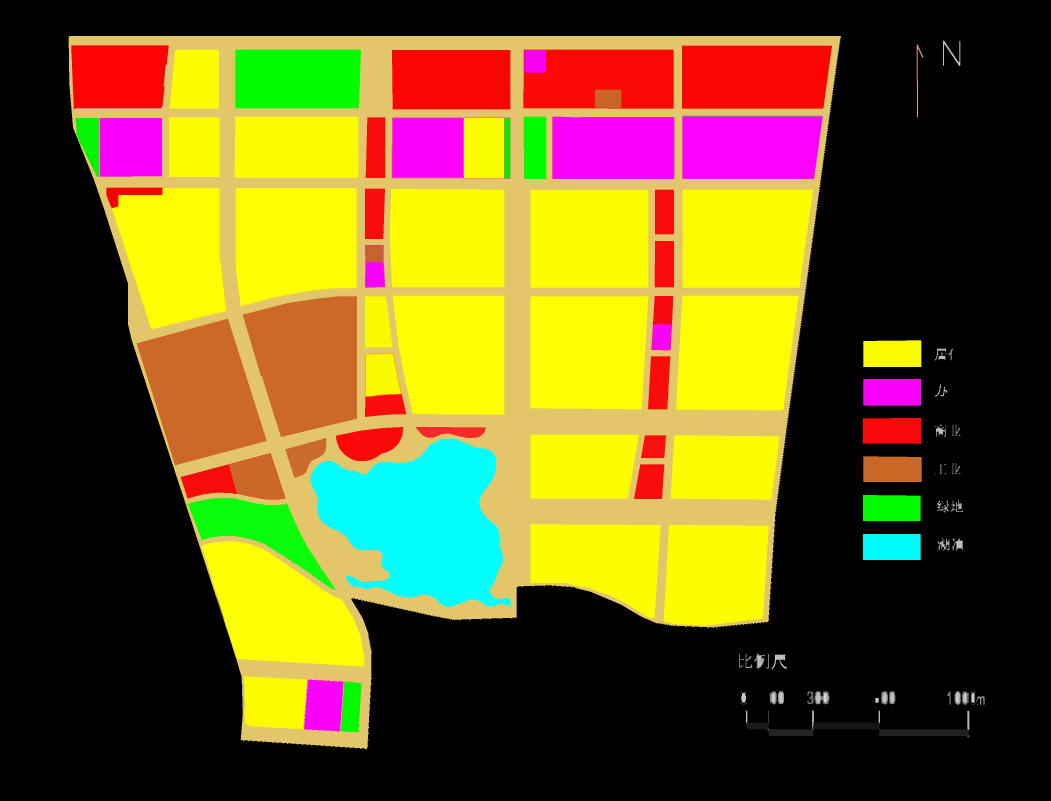
#> input picture opencv_tutorial/contour-hierarchy/data_hierarchy2.png, 3151 x 2401 px (shown at 1/3 size)
$ jupyter execute contour-hierachy-bgr.ipynb
#> lines starting #> are read from the running program, lines starting #| are printed output that depends on the picture; after the words box and inside, x2 and y2 are one past the last pixel; in counts of white or black regions, pixels touching at a corner belong together
[cell 1]
import numpy as np
import cv2 as cv
import json

"""缩小图像,方便看效果
resize会损失像素，造成边缘像素模糊，不要再用于计算的原图上使用
"""
# [5 lines left out: function resizeImg, not called in this run]

"""找出ROI，用于分割原图
原图有四块区域，一个是地块区域，一个是颜色示例区域，一个距离标尺区域，一个南北方向区域
理论上倒排后的最大轮廓的是地块区域
"""
def findROIContours(src):
    copy = src.copy()
    gray = cv.cvtColor(copy, cv.COLOR_BGR2GRAY)
    # cv.imshow("gray", gray)

    # 低于thresh都变为黑色，maxval是给binary用的
    # 白底 254, 255 黑底 0, 255
    threshold = cv.threshold(gray, 0, 255, cv.THRESH_BINARY)[1]
    # cv.imshow("threshold", threshold)
    contours, hierarchy = cv.findContours(threshold, cv.RETR_EXTERNAL, cv.CHAIN_APPROX_SIMPLE)
    sortedCnts = sorted(contours, key = cv.contourArea, reverse=True)
    # cv.drawContours(copy, [maxCnt], -1, (255, 0, 0), 2)
    # cv.imshow("roi contours", copy)
    return sortedCnts


"""按照mask，截取roi
"""
def getROIByContour(src, cnt):
    copy = src.copy()
    # black background
    mask = np.zeros(copy.shape[:2], np.uint8)
    mask = cv.fillConvexPoly(mask, cnt, (255,255,255))
#     cv.imshow("mask", resizeImg(mask))
    # print(mask.shape)
    # print(copy.dtype)
    roi = cv.bitwise_and(copy, copy, mask=mask)
    # cv.imshow("roi", roi)

    # white background for none roi and fill the roi's backgroud
    mask = cv.bitwise_not(mask)
    whiteBg = np.full(copy.shape[:2], 255, dtype=np.uint8)
    whiteBg = cv.bitwise_and(whiteBg, whiteBg, mask=mask)
    whiteBg = cv.merge((whiteBg,whiteBg,whiteBg))
#     cv.imshow("whiteBg", resizeImg(whiteBg))

    roiWithAllWhite = cv.bitwise_or(roi, whiteBg)
    return roiWithAllWhite


"""找出所有的地块轮廓
"""
def findAllBlockContours(src):
    copy = src.copy()
    contours = findExternalContours(copy)
    return contours


"""找出颜色示例里的颜色BGR
根据限定长，高，比例来过滤出实例颜色区域
"""
def findBGRColors(cnts):
    W_RANGE = [170,180]
    H_RANGE = [75, 85]
    RATIO_RANGE = [0.40, 0.50]
    colors = []

    # TODO 如果可以知道颜色示例的个数可以提前统计退出循环
    for cnt in cnts:
        x,y,w,h = cv.boundingRect(cnt)
        ratio = round(h/w, 2)

        if ratio > RATIO_RANGE[0] and ratio < RATIO_RANGE[1] \
            and w > W_RANGE[0] and w < W_RANGE[1] \
            and h > H_RANGE[0] and h < H_RANGE[1]:
            # print(ratio,x,y,w,h)
            # 因为，原图色块矩形的周边和mask出来的颜色区都有模糊渐变的线
            # 无法使用cv.mean(colorRegion, meanMask)来计算实际颜色
            # 所以，取矩形的中心点的颜色最为准确
            cx,cy = round(x+w/2), round(y+h/2)
            bgr = img_white_bg[cy, cx]
            # print(bgr)
            colors.append(bgr)

    return colors


# [11 lines left out: function drawnForTest, not called in this run]


"""Find Original Contours
Find Original Contours from source image, we only need external contour.
Args:
    src: source image
Returns:
    Original contours
"""
def findExternalContours(src):
    # 必须是白色背景的图片，如果是黑色背景，将黑色改成白色
#     src[np.where((src == [0,0,0]).all(axis = 2))] = [255,255,255]

    # preprocess, remove noise, a lot noise on the road
    gray = cv.cvtColor(src, cv.COLOR_BGR2GRAY)
    # 测试这里道理有没有必要高斯
#     blur = cv.GaussianBlur(gray, (3,3), 0)

    thresVal = 254
    maxVal = 255
    ret,thresh1 = cv.threshold(gray, thresVal, maxVal, cv.THRESH_BINARY)

    kernel = np.ones((7,7),np.uint8)
    morph = cv.morphologyEx(thresh1, cv.MORPH_CLOSE, kernel)

    # ??threshold怎么计算的？
    edges = cv.Canny(morph,100,200)
    # edges找出来，但是是锯齿状，会在找轮廓时形成很多点，这里加一道拉普拉斯锐化一下
    edges = cv.Laplacian(edges, -1, (3,3))

    contours, hierarchy = cv.findContours(edges, cv.RETR_EXTERNAL, cv.CHAIN_APPROX_SIMPLE)
# [6 lines of commented-out code are left out]
    return contours, hierarchy


"""根据找出的轮廓和层级关系计算地块和色块的父子关系
"""
# [28 lines left out: function getBlockColorTree, not called in this run]


"""使用颜色来分块，并返回所有地块和色块父子关系
debug 只演示前三个地块的识别过程，可以通过debugFrom:debugLen来调整debug开始位置和长度
"""
# [8 lines left out: function findColorRegionsForAllBlocks, not called in this run]

"""根据threshold重新计算BGR的值
"""
# [11 lines left out: function bgrWithThreshold, not called in this run]


"""使用颜色来找出单个地块内的色块
"""
# [62 lines left out: function findColorRegionsForBlock, not called in this run]


# 用于找ROI
img = cv.imread('data_hierarchy2.png')
#> img is the input picture: shape (2401, 3151, 3); mean B, G, R 30.8, 90.7, 106.9
# 用于真实计算，
# 1. 色调区间误差，原图4识别最高，图3识别一般，需要增加threshold到5，
# 2. 间隙与边框误差，色块面积总和与地块面积相差3000左右，应该是线的面积没计算进去
# 3.
img_white_bg = cv.imread('data_hierarchy4.png')
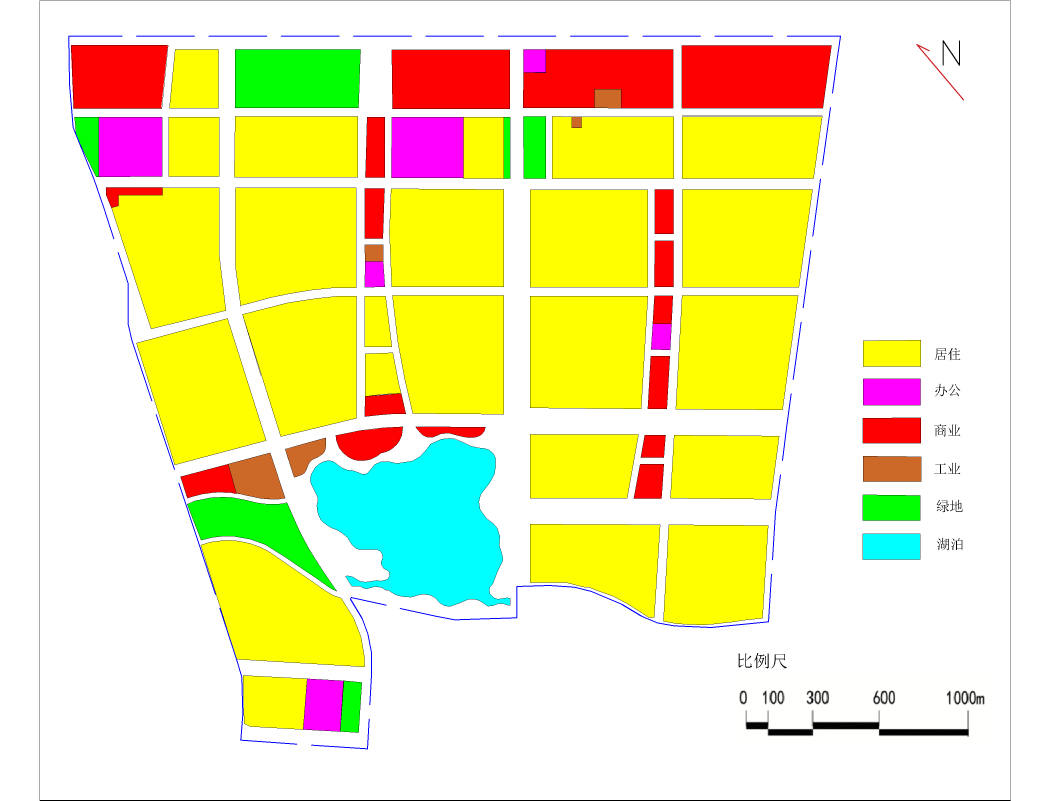
#> input picture opencv_tutorial/contour-hierarchy/data_hierarchy4.png, 3151 x 2401 px (shown at 1/3 size)
#> img_white_bg is the input picture: shape (2401, 3151, 3); mean B, G, R 171.5, 234, 239.1

# 将图片按照轮廓排序，最大的是总地块
# 按照原图中的比例和实际距离来分割图片，参考findBGRColors的计算方式
sortedCnts = findROIContours(img)
#> in findROIContours, `threshold = cv.threshold(gray, 0, 255, cv.THRESH_BINARY)[1]`:
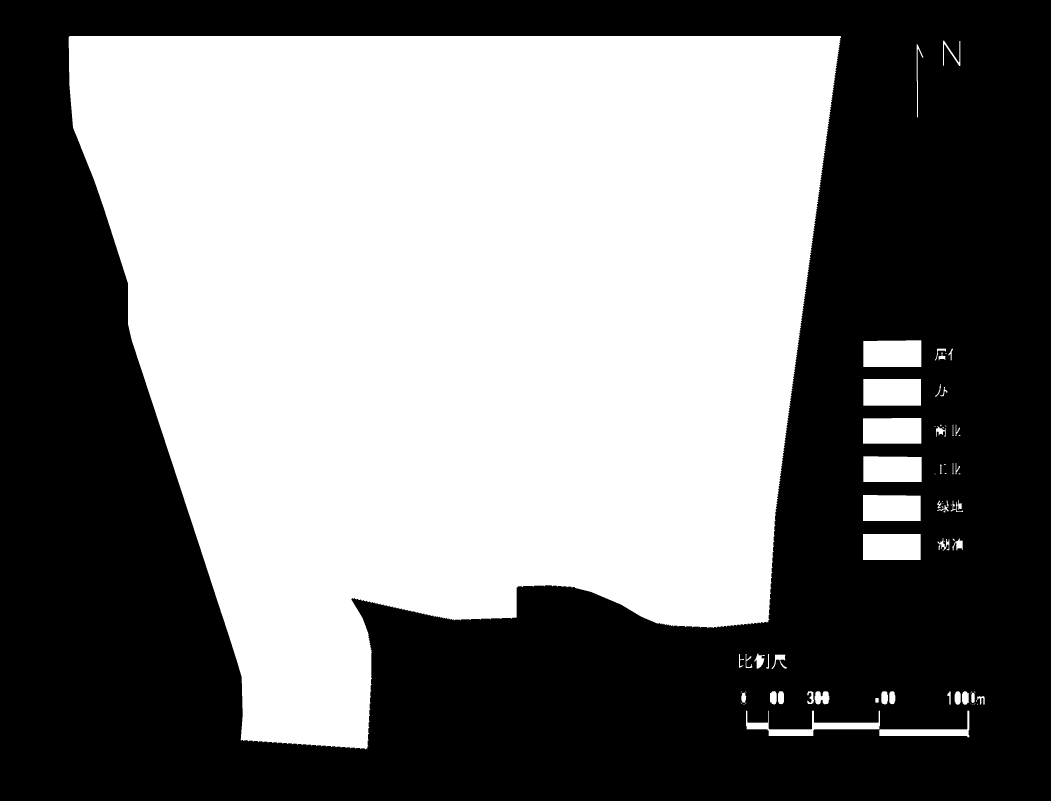
#> threshold: shape (2401, 3151) (shown at 1/3 size); 49.2% white; 77 white regions (31 under 20 px)
#> in findROIContours, `contours, hierarchy = cv.findContours(threshold, cv.RETR_EXTERNAL, cv...`: contours = 77 contours, 32 with area under 20; largest, box (x1, y1, x2, y2) and area: (206, 108, 2523, 2248) 3607018, (2590, 1137, 2763, 1217) 13588, (2590, 1021, 2764, 1101) 13498, (2238, 2132, 2908, 2212) 13474, (2589, 1602, 2762, 1680) 13244
#> in findROIContours, `sortedCnts = sorted(contours, key = cv.contourArea, reverse=True)`: sortedCnts has the same summary as contours
#> sortedCnts has the same summary as contours in findROIContours
# print(len(sortedCnts[2:]))
# drawnForTest(img_white_bg, sortedCnts[3], rect=True)
# print(sortedCnts[3])
print(cv.boundingRect(sortedCnts[3]))
#| (2238, 2132, 670, 80)
print(img_white_bg.shape)
#| (2401, 3151, 3)

# 2401 * 3151
# 670
px_km_scale = 670/1000
area_px = (2401*3151)
area_km2 = (2401*px_km_scale*3151*px_km_scale)
print(area_px/area_km2)
print(1/(px_km_scale*px_km_scale))

# 获取总地块
rootRegion = getROIByContour(img_white_bg, sortedCnts[0])
#> in getROIByContour, `mask = cv.fillConvexPoly(mask, cnt, (255,255,255))`: mask: shape (2401, 3151); 48.5% white; 1 white region, box (x1, y1, x2, y2) and area: (206, 108, 2523, 2248) 3671947
#> in getROIByContour, `roiWithAllWhite = cv.bitwise_or(roi, whiteBg)`:
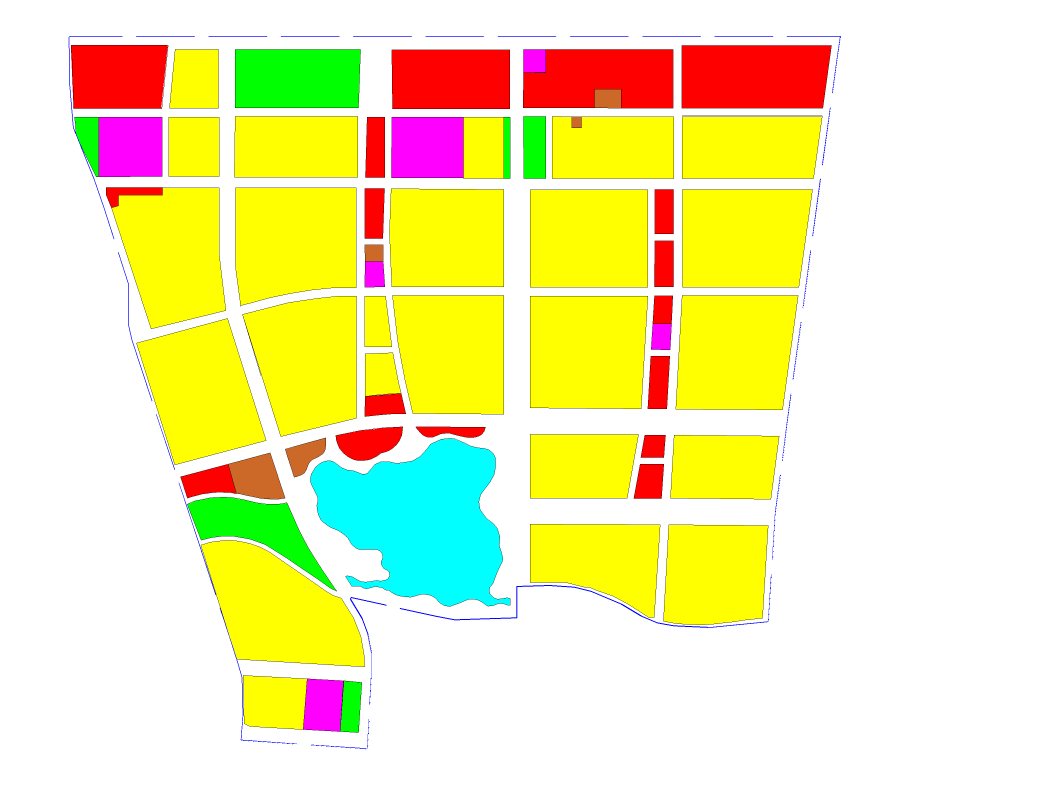
#> roiWithAllWhite: shape (2401, 3151, 3) (shown at 1/3 size); mean B, G, R 174.5, 236.7, 241.5
# cv.imshow("rootRegion", resizeImg(rootRegion))

# 找出色块的颜色
bgrColors = findBGRColors(sortedCnts[1:])
#> the loop in findBGRColors, `for cnt in cnts:` made 76 passes
#> (cnt, x, y, w, h, ratio, cx, cy) on passes 1, 4: ([[2590, 1137], [2590, 1216], [2762, 1216], [2762, 1137]], 2590, 1137, 173, 80, 0.46, 2676, 1177), ([[2589, 1602], [2589, 1679], [2761, 1679], [2761, 1602]], 2589, 1602, 173, 78, 0.45, 2676, 1641)
#> (x, y, w, h, ratio, cx, cy, bgr) on passes 2, 5, 6, 7: (2590, 1021, 174, 80, 0.46, 2677, 1061, [0, 255, 255]), (2589, 1254, 175, 77, 0.44, 2676, 1292, [0, 0, 255]), (2589, 1485, 173, 78, 0.45, 2676, 1524, [0, 255, 0]), (2590, 1369, 175, 77, 0.44, 2678, 1408, [40, 105, 205])
#> after the loop in findBGRColors, `for cnt in cnts:`: colors = [[255, 0, 255], [0, 255, 255], [255, 255, 0], [0, 0, 255], [0, 255, 0], [40, 105, 205]]
#> bgrColors has the same summary as colors in findBGRColors
# print(bgrColors)


# 找出地块
copy = rootRegion.copy()
blockCnts, hierarchy = findAllBlockContours(copy)
#> in findExternalContours, `ret,thresh1 = cv.threshold(gray, thresVal, maxVal, cv.THRESH_BINARY)`:
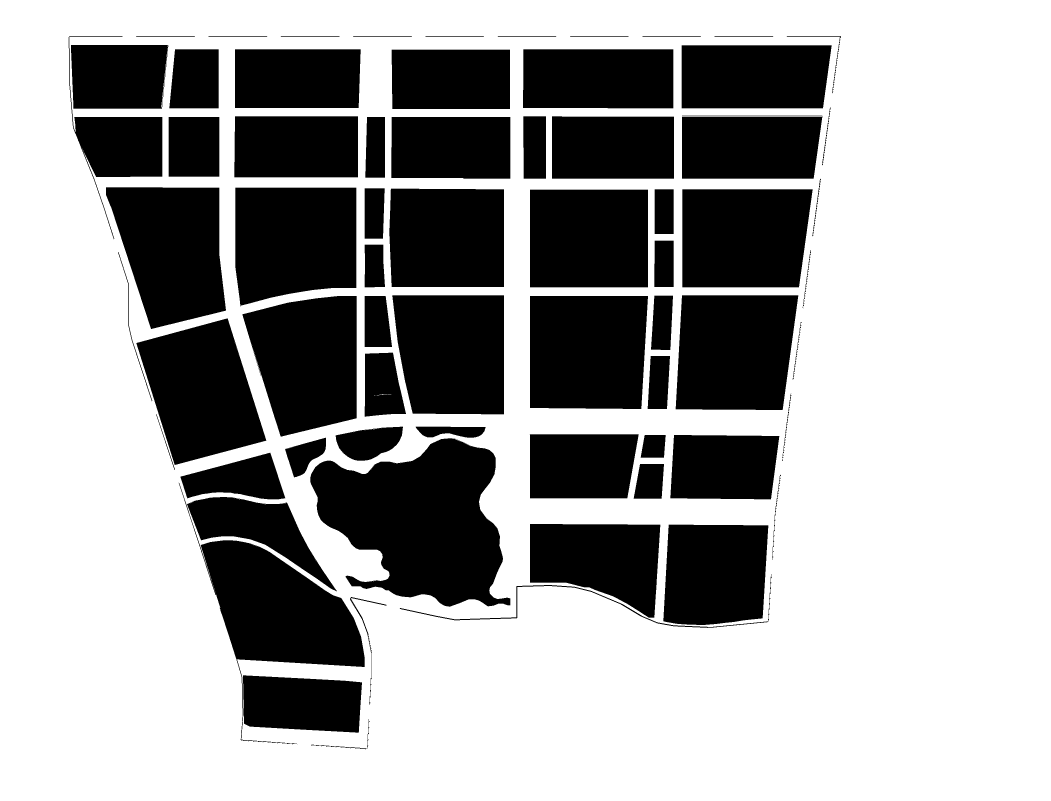
#> thresh1: shape (2401, 3151) (shown at 1/3 size); 64.3% white; 71 black regions (4 under 20 px), largest, box (x1, y1, x2, y2) and area: (931, 1315, 1531, 1820) 193793, (536, 1448, 1094, 2233) 121349, (1590, 888, 1944, 1227) 116115
#> in findExternalContours, `ret,thresh1 = cv.threshold(gray, thresVal, maxVal, cv.THRESH_BINARY)`: ret = 254
#> in findExternalContours, `morph = cv.morphologyEx(thresh1, cv.MORPH_CLOSE, kernel)`: morph: shape (2401, 3151); 64.5% white; 46 black regions, largest, box (x1, y1, x2, y2) and area: (931, 1315, 1531, 1819) 193598, (604, 1621, 1094, 2001) 119874, (1590, 888, 1944, 1227) 116115
#> in findExternalContours, `edges = cv.Canny(morph,100,200)`: edges: shape (2401, 3151); 0.57% white in thin lines or dots, all inside (x1, y1, x2, y2) = (212, 134, 2494, 2198)
#> in findExternalContours, `edges = cv.Laplacian(edges, -1, (3,3))`:
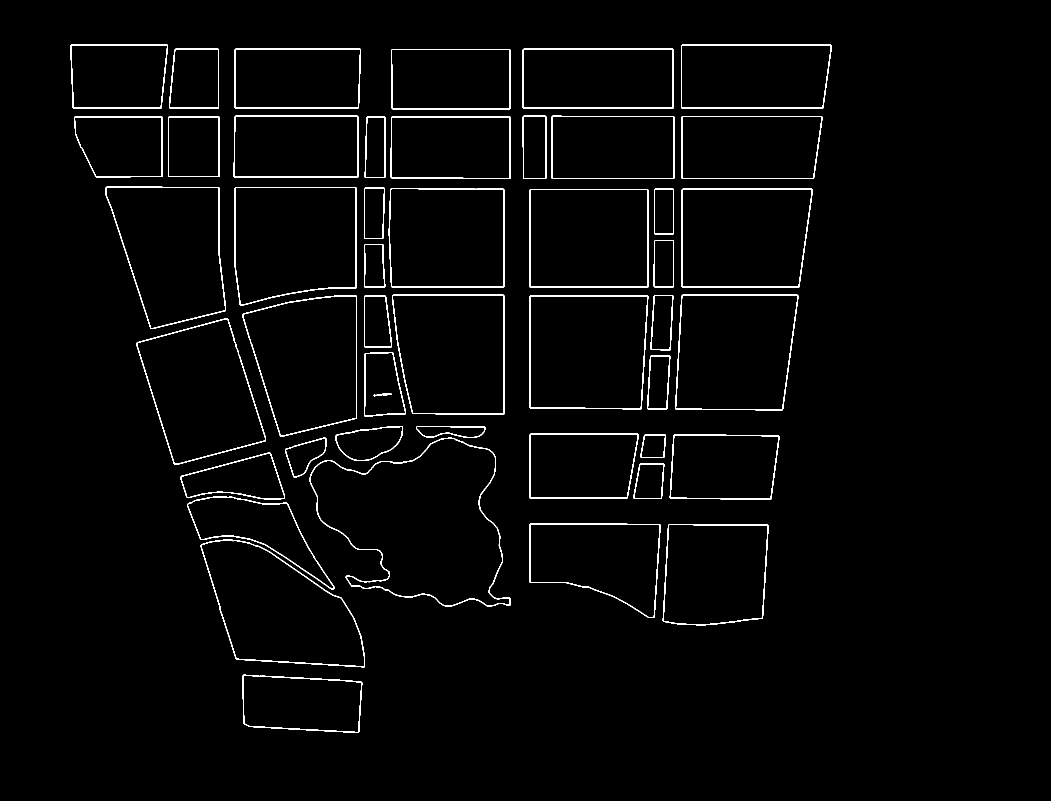
#> edges: shape (2401, 3151) (shown at 1/3 size); 1.1% white in thin lines or dots, all inside (x1, y1, x2, y2) = (211, 133, 2495, 2199)
#> in findExternalContours, `contours, hierarchy = cv.findContours(edges, cv.RETR_EXTERNAL, cv.CHAI..`: contours = 46 contours; largest, box (x1, y1, x2, y2) and area: (929, 1313, 1532, 1820) 195808, (602, 1619, 1095, 2002) 121190, (1588, 886, 1945, 1228) 117504, (704, 561, 1070, 917) 116650, (2025, 884, 2395, 1231) 116326
#> blockCnts has the same summary as contours in findExternalContours
# [10 lines of commented-out code are left out]

cv.waitKey(0)
cv.destroyAllWindows()
